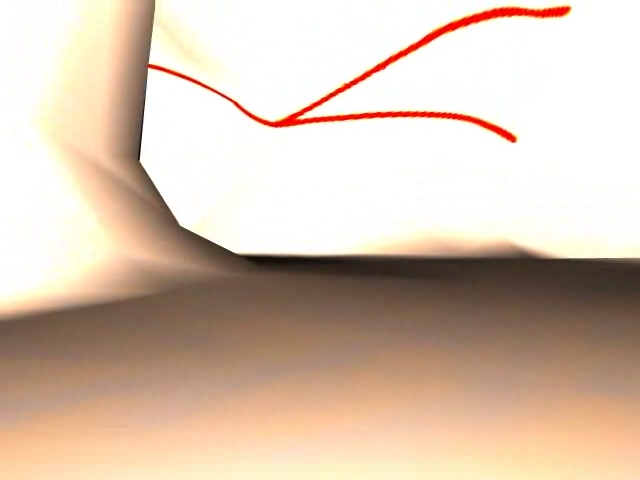
#> input picture workspaceRos/src/phantomx/projet_exploration/test_images/cavePicture1.png, 640 x 480 px
$ python -i camera_lib.py   (imports and definitions only)
#> lines starting #> are read from the running program, lines starting #| are printed output that depends on the picture; after the words box and inside, x2 and y2 are one past the last pixel; in counts of white or black regions, pixels touching at a corner belong together
#> further down, picture is the input picture: shape (480, 640, 3); mean B, G, R 178.5, 196.2, 216.5
#!/usr/bin/env python2

import numpy as np
import matplotlib.pyplot as plt
from mpl_toolkits.mplot3d import Axes3D
import time
import cv2

from geometry_msgs.msg import Point

def binary_image_to_xyz(binary_image, depth_image):

	x,y,z = [],[],[]
	horizontal_fov = 1.047
	height, width = binary_image.shape
	d_theta = width/(2*horizontal_fov)
	for i in range(height):
		for j in range(width):
			if binary_image[i,j] == True:
				w = j-width//2
				h = -(i-height//2)
				d = depth_image[i,j]
				th_width = w/d_theta
				th_height = h/d_theta
				dxy = d*np.cos(th_height)
				z.append(d*np.sin(th_height))
				x.append(dxy*np.cos(th_width))
				y.append(-dxy*np.sin(th_width))

	return x,y,z

def color_image_to_binary_old(rgb_image,depth_image):
	gray = cv2.cvtColor(rgb_image, cv2.COLOR_BGR2GRAY)
	blur = cv2.GaussianBlur(gray,(5,5),0)
	ret3,th3 = cv2.threshold(blur,0,255,cv2.THRESH_BINARY+cv2.THRESH_OTSU)

	return (gray > th3)

def color_image_to_binary(image):
    grey_img = cv2.cvtColor(image, cv2.COLOR_BGR2GRAY)
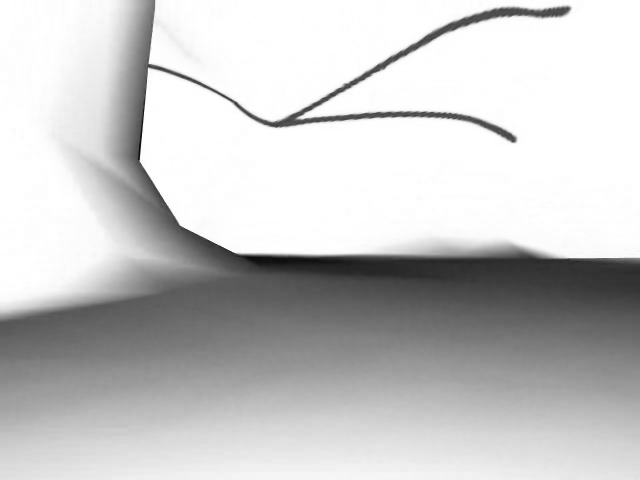
#> grey_img: shape (480, 640); min 8, max 255, mean 200.3

    grey_img = cv2.GaussianBlur(grey_img, (3,3), 3)

    # ret,thresh = cv2.threshold(grey_img,8,255,cv2.THRESH_BINARY_INV)
    thresh = cv2.adaptiveThreshold(grey_img,255,cv2.ADAPTIVE_THRESH_GAUSSIAN_C, cv2.THRESH_BINARY,2*(grey_img.shape[0]//42)+1,6)
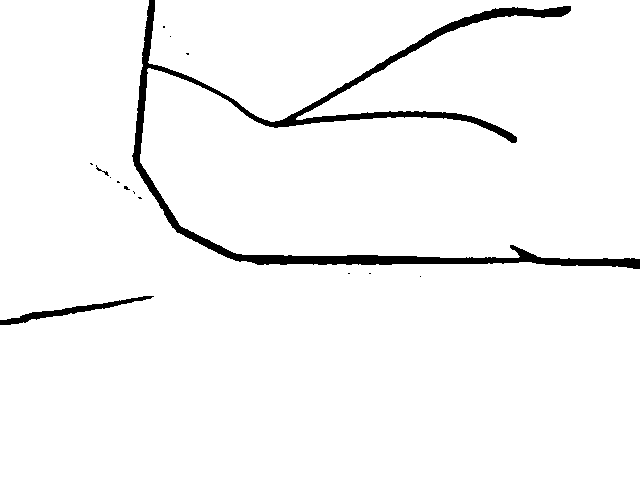
#> thresh: shape (480, 640); 96.6% white; 15 black regions (12 under 20 px), largest, box (x1, y1, x2, y2) and area: (132, 0, 640, 269) 9619, (0, 296, 154, 325) 842, (96, 165, 109, 176) 30

    kernel = np.ones(2)
    cleaned_detection = cv2.morphologyEx(thresh, cv2.MORPH_CLOSE, kernel)
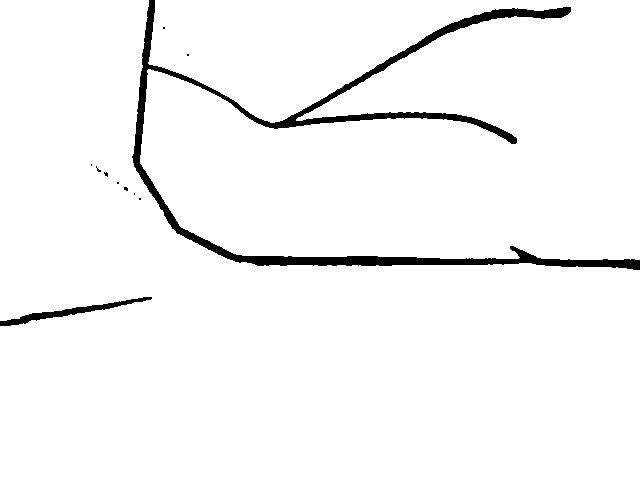
#> cleaned_detection: shape (480, 640); 96.6% white; 11 black regions (9 under 20 px), largest, box (x1, y1, x2, y2) and area: (132, 0, 640, 270) 9624, (0, 297, 152, 326) 840

    return (cleaned_detection == 0)


def publish_point_fissure(pub, marker, x,y,z):
	l_points = []
	for i in range(len(x)):
		p = Point()
		p.x = x[i]
		p.y = y[i]
		p.z = z[i]
		l_points.append(p)
	marker.points = l_points
	#print(marker.points, marker.type)
	pub.publish(marker)


# [22 lines not run here, left out]

>>> import cv2
>>> picture = cv2.imread('../test_images/cavePicture1.png')
>>> result = color_image_to_binary(picture)

$ run again, on workspaceRos/src/phantomx/projet_exploration/test_images/cavePicture2.png
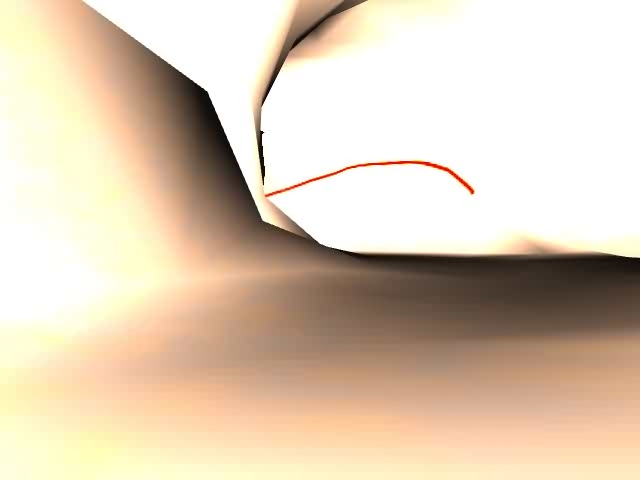
#> input picture workspaceRos/src/phantomx/projet_exploration/test_images/cavePicture2.png, 640 x 480 px
#> picture is the input picture: shape (480, 640, 3); mean B, G, R 183.5, 204.7, 222
#> in color_image_to_binary, `thresh = cv2.adaptiveThreshold(grey_img,255,cv2.ADAPTIVE_THRESH_GAUSSI..`:
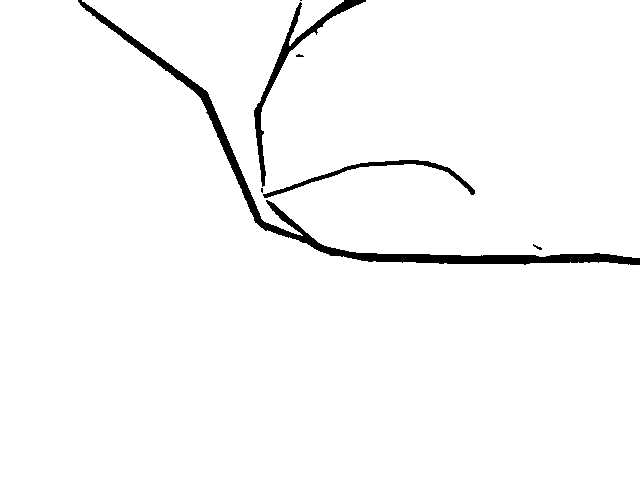
#> thresh: shape (480, 640); 97.4% white; 7 black regions (3 under 20 px), largest, box (x1, y1, x2, y2) and area: (78, 0, 640, 265) 5475, (254, 0, 366, 187) 1617, (263, 160, 475, 198) 952, (533, 244, 542, 250) 21
#> in color_image_to_binary, `cleaned_detection = cv2.morphologyEx(thresh, cv2.MORPH_CLOSE, kernel)`:
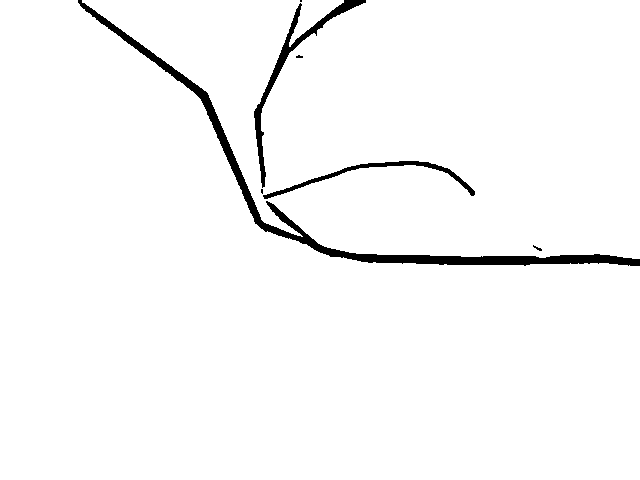
#> cleaned_detection: shape (480, 640); 97.4% white; 7 black regions (3 under 20 px), largest, box (x1, y1, x2, y2) and area: (78, 0, 640, 266) 5478, (254, 0, 366, 188) 1637, (263, 161, 475, 199) 952, (533, 245, 542, 251) 21
